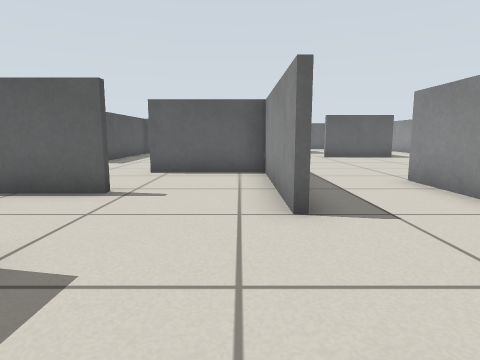
[1] (above)

24 first-person views from a walk through a robot-simulator world made for Gazebo. The camera is 0.51 m above the floor, tilts 8° down and sees 75° across. The floor is counted in squares, 0.5 m on a side. Each view is taken from the middle of a square. On the plan, view 1 faces up. The plan holds only what a view shows up to about 12 squares ahead; the rest is blank.

[2]
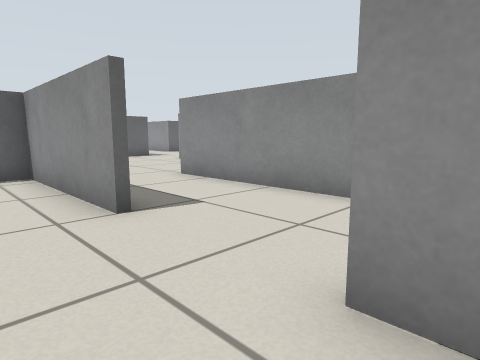

[3]
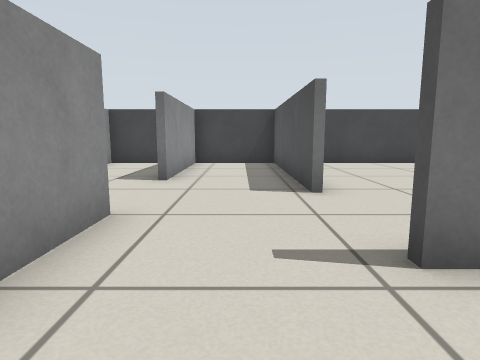

[4]
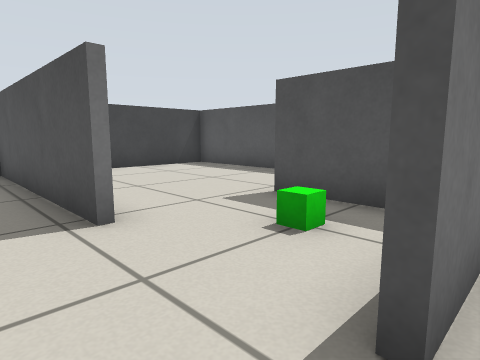

[5]
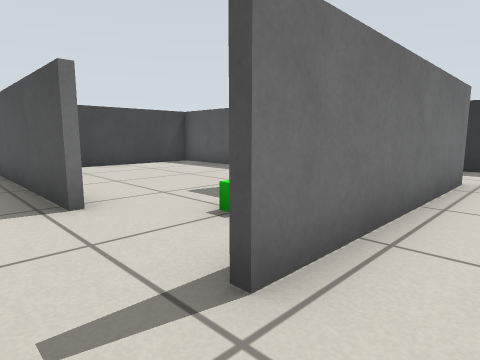

[6]
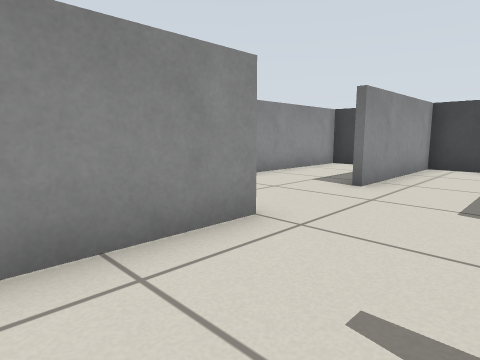

[7]
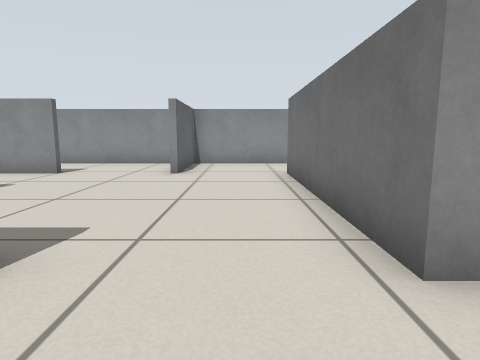

[8]
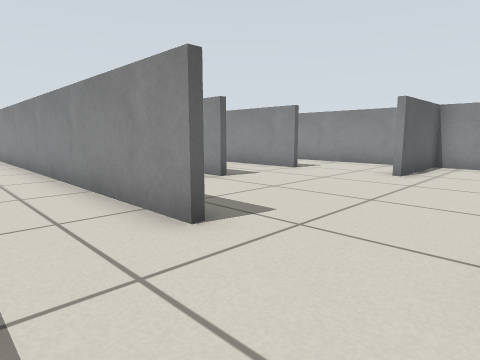

[9]
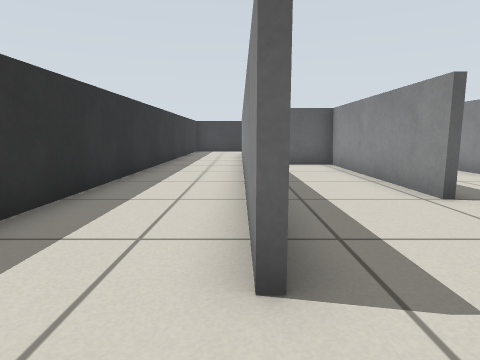

[10]
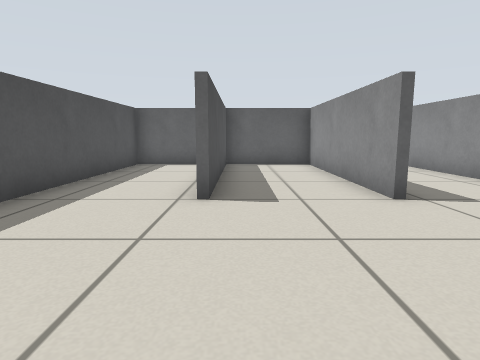

[11]
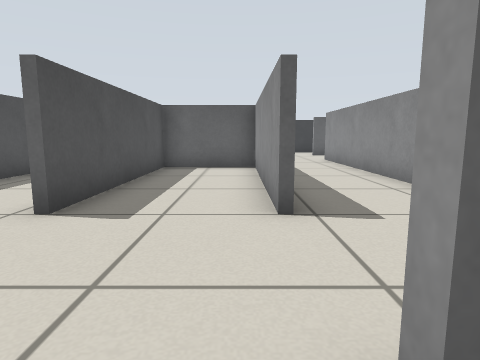

[12]
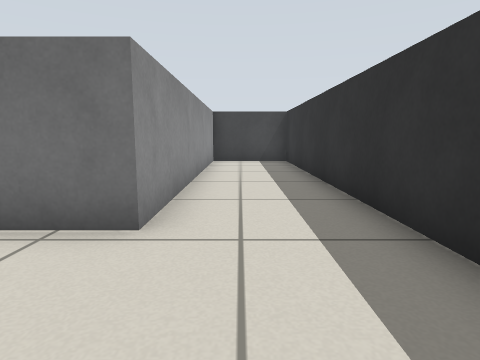

[13]
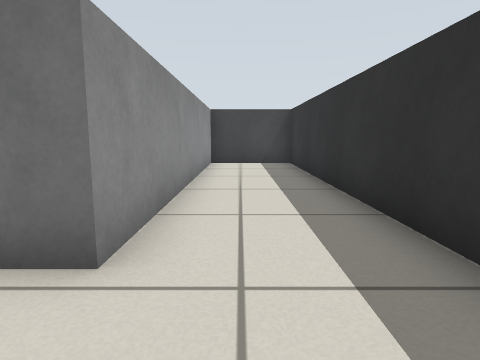

[14]
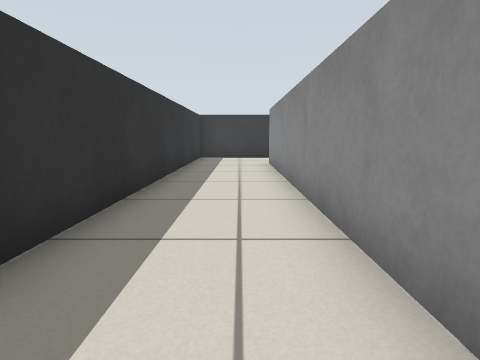

[15]
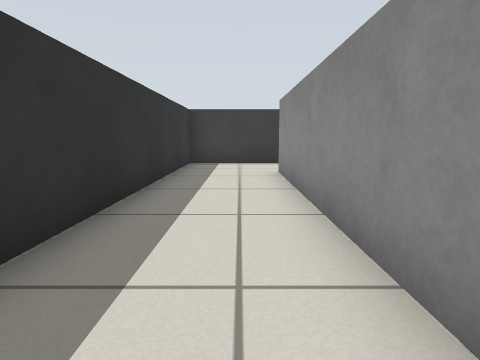

[16]
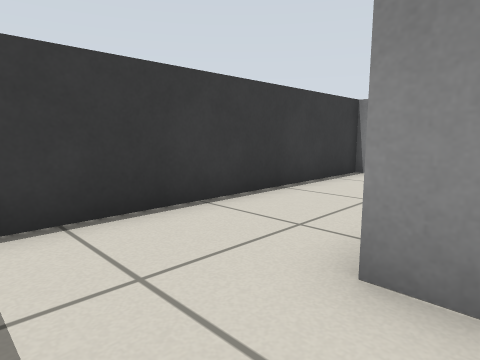

[17]
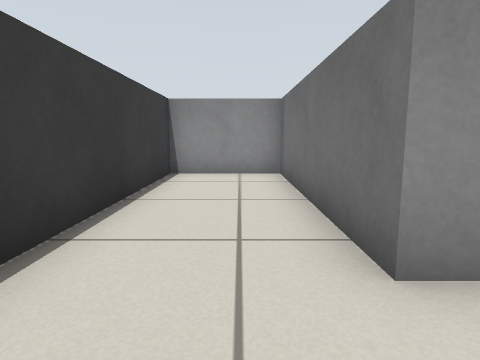

[18]
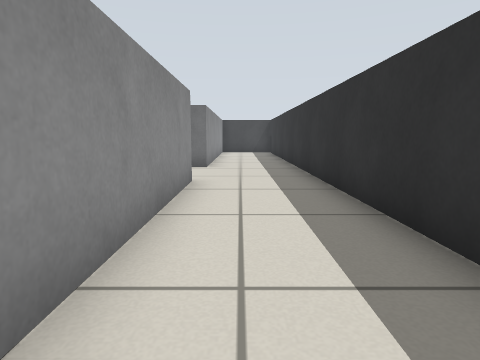

[19]
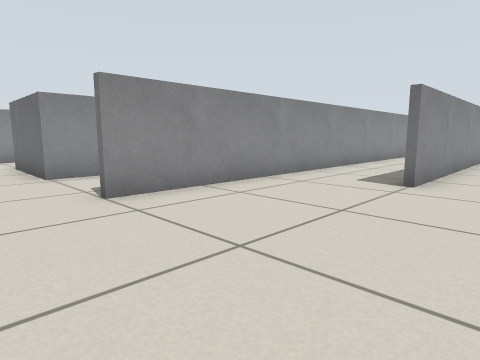

[20]
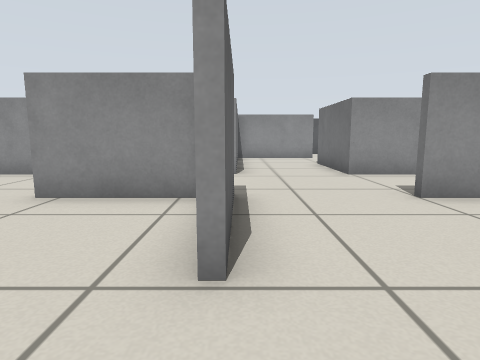

[21]
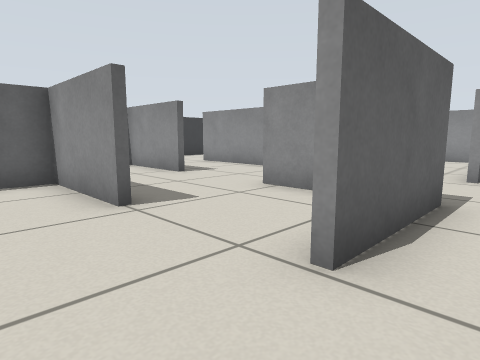

[22]
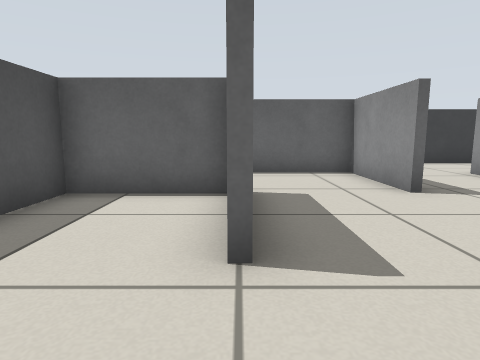

[23]
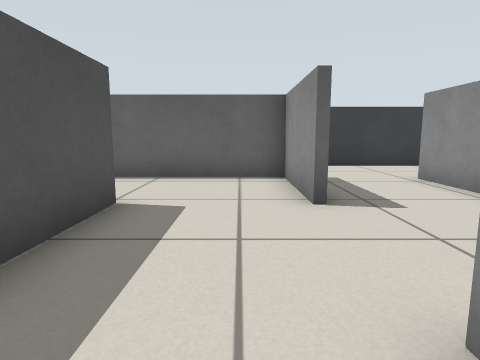

[24]
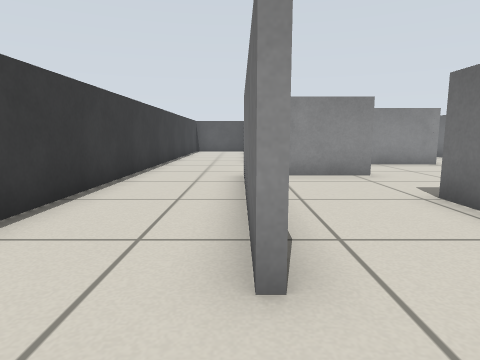

### Floor plan
Points are (right, up) in squares from view 1. A wall is a line through its corners. A room is listed if a view was taken in it or the views show most of it. See-through windows are left out.
Room 1 (views 1, 2, 3, 4, 5, 6)
walls: (0.7, 3.9) (0.7, 8.7) (-2.5, 8.7); (-2.4, 2.5) (-2.4, -3.9) (0.7, -3.9) (0.7, 0.9); (-2.4, 5.5) (-4.2, 5.5); (-3.4, 5.7) (-2.4, 5.7); (-5.5, 4.5) (-5.5, 3.6); (2.1, -3.9) (3.9, -3.9) (3.9, 7.2)
ways out: opening at (-2.5, 7.5) to room 3; opening at (2.5, 7.5) to room 4; opening at (-3.5, 3) to room 5
objects: marker (-4, 4)
Room 2 (views 7, 8, 12, 13, 14, 15, 16, 17, 18)
walls: (-8.9, 8.9) (-8.9, 24.9) (-2.5, 24.9) (-2.5, 27.9) (-11.9, 27.9) (-11.9, -3.9) (-8.9, -3.9) (-8.9, 5.7)
ways out: opening at (-9, 7.5) to room 3
Room 3 (views 9, 10, 11)
walls: (-2.5, 11.9) (-2.5, 18.3) (-5.5, 18.3) (-5.5, 12); (-5.7, 11.9) (-5.7, 18.3) (-8.7, 18.3) (-8.7, 11.6); (0.7, 9.5) (0.7, 20.1); (-8.9, 5.7) (-3.4, 5.7)
ways out: opening at (-2.5, 7.5) to room 1; opening at (-9, 7.5) to room 2; opening at (-0.5, 18.5)
Room 4 (views 19, 20, 21, 22, 23, 24)
walls: (7.1, 15.6) (7.1, 18.5); (6.4, 15.1) (4, 15.1); (3.9, 18.4) (3.9, 21.5) (0.9, 21.5) (0.9, 19.9); (10.3, 17.9) (10.3, 24.5); (7.1, 21.5) (7.1, 22.5); (4.1, 21.7) (4.1, 19.2); (0.9, 24.9) (6.8, 24.9); (12.9, 27.9) (2.6, 27.9); (7.1, 1.9) (7.1, 12)
ways out: opening at (2.5, 7.5) to room 1; opening at (-0.5, 25); opening at (5.5, 22); opening at (7, 13.5)
Room 5 (no view inside)
walls: (-8.7, -0.1) (-8.7, -3.6); (-5.5, 3.6) (-5.5, 2.4); (-8.4, -3.9) (-4.1, -3.9)
ways out: opening at (-3.5, 3) to room 1

Where each view was taken, in squares from view 1:
view 1: 0 up, 0 right, facing up
view 2: 0 up, 1 left, facing up-right
view 3: 8 up, 1 left, facing down
view 4: 6 up, 1 left, facing down-left
view 5: 7 up, 1 left, facing down-left
view 6: 7 up, 2 left, facing down-right
view 7: 7 up, 11 left, facing right
view 8: 6 up, 11 left, facing up-right
view 9: 7 up, 9 left, facing up
view 10: 7 up, 5 left, facing up
view 11: 8 up, 3 left, facing up
view 12: 9 up, 10 left, facing down
view 13: 8 up, 10 left, facing down
view 14: 13 up, 10 left, facing up
view 15: 16 up, 10 left, facing up
view 16: 24 up, 11 left, facing up-right
view 17: 26 up, 11 left, facing right
view 18: 16 up, 10 left, facing down
view 19: 14 up, 2 right, facing down-right
view 20: 15 up, 2 right, facing right
view 21: 14 up, 2 right, facing up-right
view 22: 16 up, 4 right, facing up
view 23: 17 up, 6 right, facing up
view 24: 25 up, 1 left, facing right
